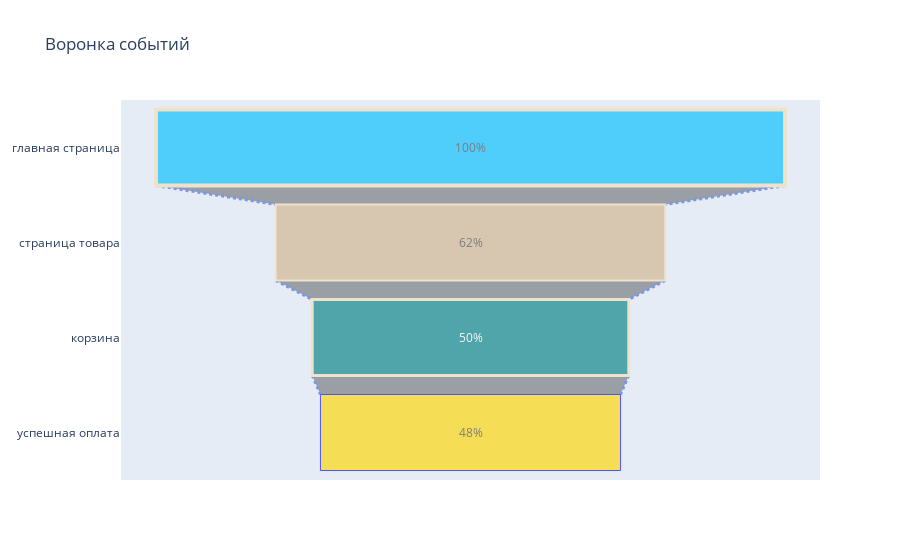

The cell this chart's notebook holds for it:
### Code cell
# воронка событий средствами plotly
fig = go.Figure(
    go.Funnel(
        y = events_per_user['russian_event'][:-1],
        x = events_per_user['users_number'][:-1],
        textposition = 'inside',
        textinfo = 'percent initial',
        opacity = 0.65, 
        marker = {'color': ['deepskyblue', 'tan', 'teal', 'gold'],
                  'line': {'width': [4, 2, 3, 1, 1],
                           'color': ['wheat', 'wheat', 'wheat', 'blue']}},
        connector = {'line': {'color': 'royalblue', 
                              'dash': 'dot',
                              'width': 3}}
    )
)
fig.update_layout(
    title_text='Воронка событий'
)
fig.show()

### Figure 1 — Plotly figure (JSON) as saved in the notebook; plotly's stock layout.template omitted (floating-point values rounded to 4 significant figures)
{"data": [{"connector": {"line": {"color": "royalblue", "dash": "dot", "width": 3}}, "marker": {"color": ["deepskyblue", "tan", "teal", "gold"], "line": {"color": ["wheat", "wheat", "wheat", "blue"], "width": [4, 2, 3, 1, 1]}}, "opacity": 0.65, "textinfo": "percent initial", "textposition": "inside", "type": "funnel", "x": [7419, 4593, 3734, 3539], "y": ["главная страница", "страница товара", "корзина", "успешная оплата"]}], "layout": {"title": {"text": "Воронка событий"}}}
